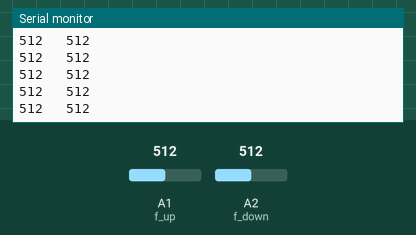
A sketch run on a simulated Arduino Uno, built with avr-gcc and run on an emulated ATmega328P. Parts: the last lines printed to the serial monitor. The test bench sets the inputs (shaded band); at power-on: A1 (f_up) = 512, A2 (f_down) = 512.

Above: at 1.2 s.
1.3 s: A1 (f_up) set to 716
At 1.33 s:
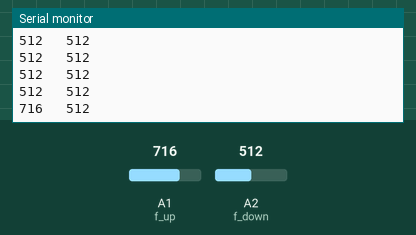
4.3 s: A2 (f_down) set to 716
At 4.31 s:
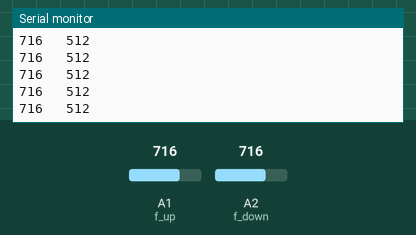
5.8 s: A1 (f_up) set to 900
At 5.83 s:
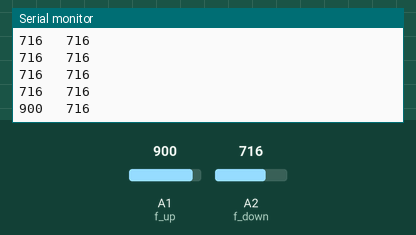
7.3 s: A2 (f_down) set to 900
At 7.3 s:
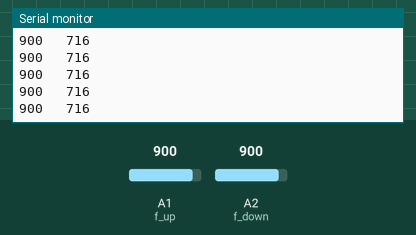
Timing chart, 0 to 9.8 s (numbered marks = the images above; inputs shaded):
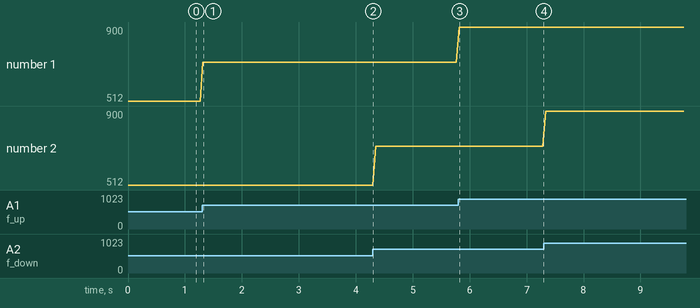

The sketch:

test_forcesensor.ino
```cpp
int f_up = A1;
int f_down = A2;

void setup() {
  pinMode(f_up, INPUT);
  pinMode(f_down, INPUT);
  Serial.begin(9600);
}

void loop() {
  int r_up = analogRead(f_up);
  int r_down = analogRead(f_down);
  Serial.print(r_up);
  Serial.print("   ");
  Serial.println(r_down);
  delay(50);
}
```

Measured:
- after the input at 1.3 s, the serial monitor: prints a new line at once (image 1)
- after the input at 5.8 s, the serial monitor: prints a new line at once (image 3)
- plotted number 1: 512 → 716 after the input at 1.3 s, 716 → 900 after the input at 5.8 s
